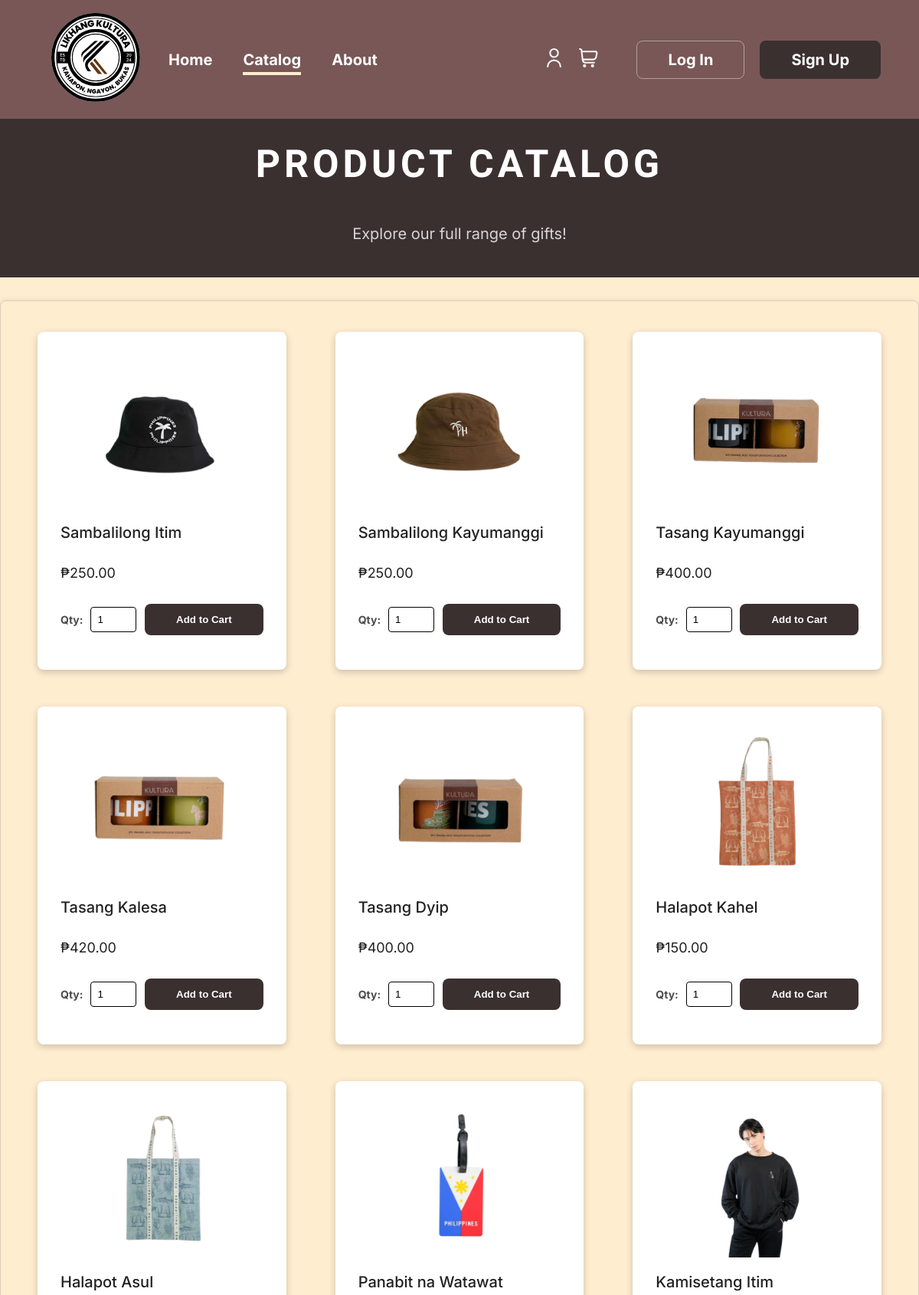
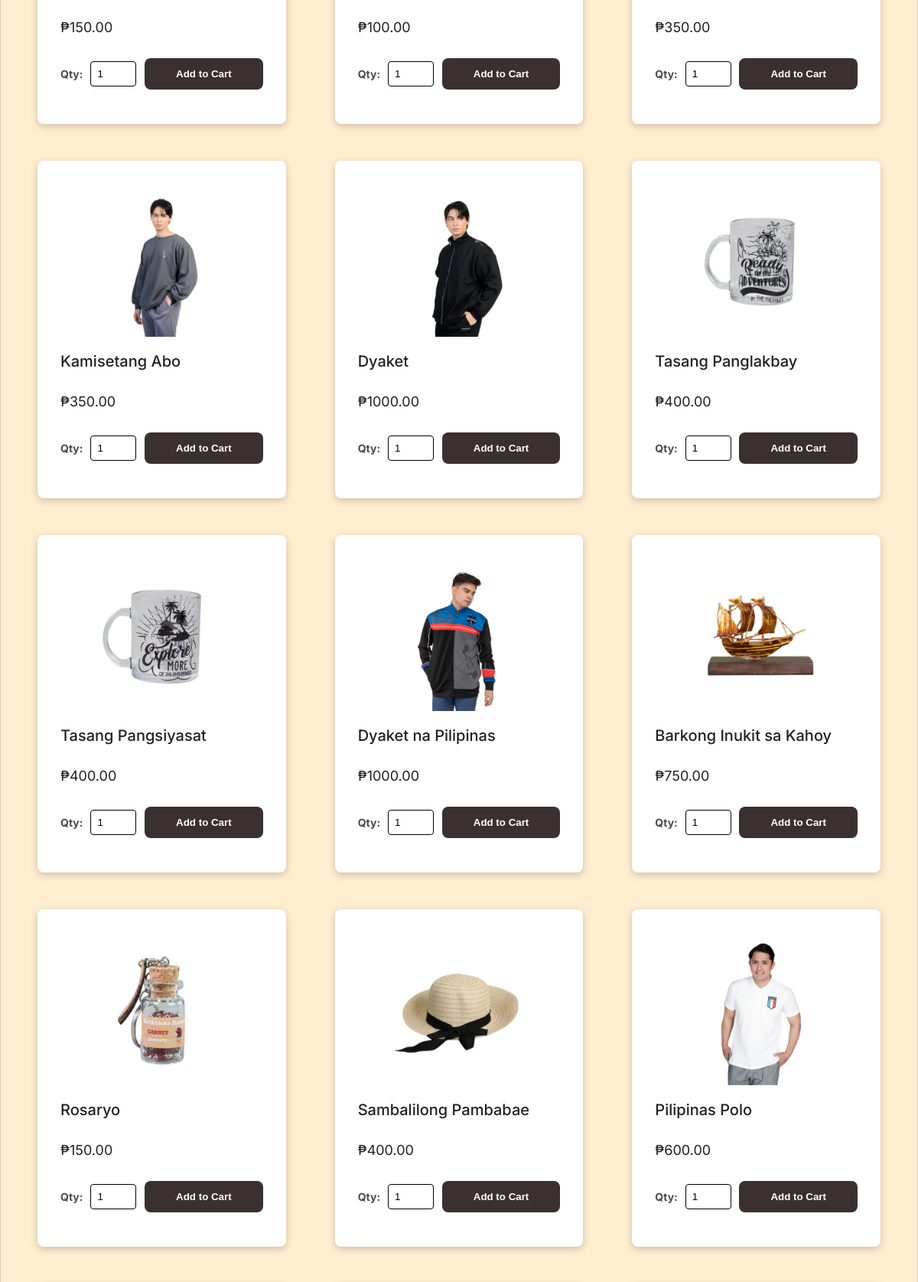
The app's page /pages/catalog.php (upper part) with its own data (2 pictures, top to bottom).
### tables this page shows
CREATE TABLE `main_products` (
  `product_id` int(11) NOT NULL,
  `product_code` varchar(50) NOT NULL,
  `product_name` varchar(100) NOT NULL,
  `product_price` decimal(10,2) NOT NULL,
  `product_image` varchar(255) NOT NULL
);

### pages/catalog.php (the view, shortened to what this page needs)
<?php
include '../validate/db.php';
$sql = "SELECT * FROM main_products";
$all_products = $conn->query($sql);
?>
<!DOCTYPE html>
<html lang="en">
<head>
    <link rel="stylesheet" href="../style.css">
</head>
<body>
    <header>
        <div class="navbar">
            <div class="nav-center">
                <div class="logo">
                    <img src="../images/logo.svg" alt="Likhang Kultura">
                </div>
                <nav class="navlinks">
                    <ul>
                        <li><a href="../index.php">Home</a></li>
                        <li><a href="catalog.php" class="active">Catalog</a></li>
                        <li><a href="about.php">About</a></li>
                    </ul>
                </nav>
            </div>
            <div class="profile_cart">
                <a href="profile.php">
                    <img src="../images/user.svg" alt="Profile" width="25px" class="profile">
                </a>
                <a href="cart.php">
                    <img src="../images/shopping-cart.svg" alt="Cart" width="25px" class="cart">
                </a>
            </div>
            <div class="buttons">
                <?php if (isset($_SESSION['user'])): ?>
                    <a href="../validate/logout-validate.php" class="signup">Logout</a>
                <?php else: ?>
                    <a href="login.php" class="login">Log In</a>
                    <a href="register.php" class="signup">Sign Up</a>
                <?php endif; ?>
            </div>
        </div>
    </header>
    <main>
        <div class="intro">
            <h1>Product Catalog</h1>
            <p>Explore our full range of gifts!</p>
        </div>
        <div class="product_container">
            <?php
            while ($row = mysqli_fetch_assoc($all_products)) {
                echo '
                <div class="card">
                    <div class="image">
                        <img src="../' . $row["product_image"] . '" alt="' . $row["product_name"] . '">
                    </div>
                    <div class="caption">
                        <p class="product_name">' . $row["product_name"] . '</p>
                        <p class="product_price">₱' . $row["product_price"] . '</p>
                    </div>
                    <form action="../validate/addtocart-validate.php" method="POST">
                        <input type="hidden" name="main_product_id" value="' . $row["product_id"] . '">
                        <div class="card_buttons">
                            <div class="quantity_wrapper">
                                <label for="quantity-' . $row["product_code"] . '">Qty:</label>
                                <input type="number" id="quantity-' . $row["product_code"] . '" name="quantity" min="1" value="1" required>
                            </div>
                            <button type="submit" class="add" name="add_to_cart">Add to Cart</button>
                        </div>
                    </form>
                </div>
                ';
            }
            ?>
        </div>
    </main>
</body>
</html>

### style.css (style rules this page uses)
*, *::before, *::after { box-sizing: border-box; }
* { margin: 0; padding: 0; }
body { font-family: "Inter"; text-align: center; font-size: 20px; background-color: #ffedd0; color: #212121cc; display: flex; flex-direction: column; min-height: 100vh; }
main { flex: 1; }
h1, h2, h3, h4, b, strong { color: black; }
.navbar { display: flex; justify-content: space-between; align-items: center; padding: 0 50px; background-color: #795757; color: white; font-weight: bold; }
.nav-center { display: flex; align-items: center; }
.navlinks { margin-left: 20px; }
.navbar ul { display: flex; list-style: none; margin: 0; padding: 0; }
.navbar ul li { margin-right: 40px; }
.navlinks a { color: white; text-decoration: none; position: relative; }
.navlinks a::after { content: ""; position: absolute; width: 100%; height: 4px; bottom: -8px; left: 0; background-color: #ffedd0; transform: scaleX(0); transform-origin: bottom right; transition: transform 0.5s cubic-bezier(0.25, 1, 0.5, 1); }
.navlinks a.active::after { transform: scaleX(1); transform-origin: bottom left; }
.profile_cart { display: flex; align-items: center; margin-left: auto; }
.navbar .buttons { display: flex; align-items: center; margin-left: 20px; }
.navbar .buttons a { margin-left: 20px; color: white; border-radius: 8px; text-decoration: none; padding: 12px 40px; }
.navbar .logo img { width: 150px; }
.buttons .signup { border: 1px solid transparent; background-color: #3b3030; transition: background-color 0.3s ease-in-out; }
.buttons .login { border: 1px solid rgba(255, 255, 255, 0.422); transition: border-color 0.3s ease-in-out; }
.intro h1 { padding: 0 30px; letter-spacing: 5px; text-transform: uppercase; color: white; font-family: "Knewave", system-ui; font-size: 50px; margin-bottom: 50px; }
.intro p { color: #ffffffcc }
.intro { padding: 30px; color: white; min-height: 200px; background-color: #3b3030; }
.product_container { border: 1px solid #58585836; margin: 30px auto; width: 1200px; border-radius: 8px; display: flex; flex-wrap: wrap; justify-content:flex-start; gap: 3rem; padding: 40px; box-shadow: 0 3px 10px rgb(0 0 0 / 0.2); }
.card img { width: 200px; }
.card { border-radius: 8px; background-color: white; padding: 30px; margin: auto; width: calc(33.333% - 3rem); box-shadow: 0 3px 10px rgb(0 0 0 / 0.2); }
.card_buttons { text-align: left; margin: 15px 0; }
.caption { text-align: left; display: flex; flex-direction: column; }
.caption p { margin: 15px 0; }
.caption .product_name { color: #212121; font-weight: 500; }
.caption .product_price, .product_subtotal { color: #212121; font-weight: 400; font-size: 18px; }
.card_buttons { display: flex; align-items: center; justify-content: space-between; margin: 15px 0; }
.quantity_wrapper { display: flex; align-items: center; }
.card_buttons label { font-size: 14px; font-weight: bold; margin-right: 10px; }
.card_buttons input[type=number] { border-radius: 4px; border: 1px solid; width: 60px; padding: 8px; }
.card_buttons button { border-radius: 8px; padding: 12px 40px; font-weight: bold; }
.card_buttons .add { color: white; background-color: #3b3030; border: 1px solid transparent; transition: background-color 0.3s ease-in-out; }
.profile_cart .profile, .cart { filter: invert(0.8) sepia(1) saturate(0) hue-rotate(180deg); transition: filter 0.5s cubic-bezier(0.25, 1, 0.5, 1); }
.profile_cart a { display: inline-block; margin: 0 10px; text-decoration: none; }
.product_container .card { position: relative; overflow: hidden; }
.product_container .card .image img { transition: transform 0.3s ease-in-out, filter 0.3s ease-in-out; }
.intro4 h2, p { margin: 15px 0; }

### records on screen
main_products: product_image (picture), product_name "Sambalilong Itim", product_price "250.00"
main_products: product_image (picture), product_name "Sambalilong Kayumanggi", product_price "250.00"
main_products: product_image (picture), product_name "Tasang Kayumanggi", product_price "400.00"
main_products: product_image (picture), product_name "Tasang Kalesa", product_price "420.00"
main_products: product_image (picture), product_name "Tasang Dyip", product_price "400.00"
main_products: product_image (picture), product_name "Halapot Kahel", product_price "150.00"
main_products: product_image (picture), product_name "Halapot Asul", product_price "150.00"
main_products: product_image (picture), product_name "Panabit na Watawat", product_price "100.00"
main_products: product_image (picture), product_name "Kamisetang Itim", product_price "350.00"
main_products: product_image (picture), product_name "Kamisetang Abo", product_price "350.00"
main_products: product_image+product_name (picture), product_name "Dyaket", product_price "1000.00"
main_products: product_image (picture), product_name "Tasang Panglakbay", product_price "400.00"
main_products: product_image (picture), product_name "Tasang Pangsiyasat", product_price "400.00"
main_products: product_image (picture), product_name "Dyaket na Pilipinas", product_price "1000.00"
main_products: product_image (picture), product_name "Barkong Inukit sa Kahoy", product_price "750.00"
main_products: product_image+product_name (picture), product_name "Rosaryo", product_price "150.00"
main_products: product_image (picture), product_name "Sambalilong Pambabae", product_price "400.00"
main_products: product_image (picture), product_name "Pilipinas Polo", product_price "600.00"
